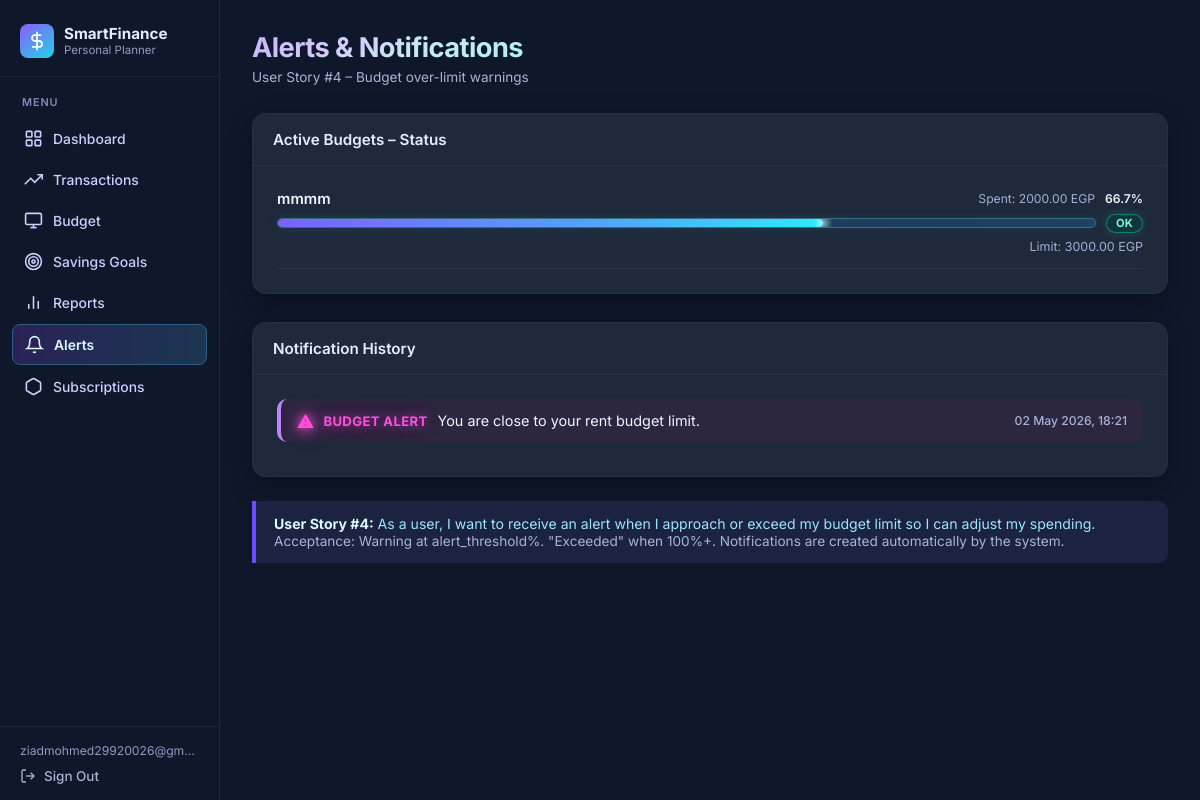
Screenshot of /alerts/ (signed in) with the database file from the repository.
### budget/models.py (models this page shows, shortened)
class Budget(models.Model):
    user            = models.ForeignKey(User, on_delete=models.CASCADE)
    category        = models.CharField(max_length=100)
    limit_amount    = models.DecimalField(max_digits=10, decimal_places=2)
    spent_amount    = models.DecimalField(max_digits=10, decimal_places=2, default=0)
    alert_threshold = models.IntegerField(default=90)
    start_date      = models.DateField()
    end_date        = models.DateField()
    def get_percentage(self):
        if self.limit_amount == 0:
            return 0
        return round((self.spent_amount / self.limit_amount) * 100, 1)
    def check_limit(self):
        if self.limit_amount == 0:
            return 'ok'
        pct = (self.spent_amount / self.limit_amount) * 100
        if pct >= 100:
            return 'exceeded'
        elif pct >= self.alert_threshold:
            return 'warning'
        return 'ok'
    class Meta:
        ordering = ['category']

class Notification(models.Model):
    TYPE_CHOICES = [
        ('BUDGET_ALERT',    'Budget Alert'),
        ('BUDGET_EXCEEDED', 'Budget Exceeded'),
        ('GOAL_COMPLETED',  'Goal Completed'),
        ('INFO',            'Info'),
    ]
    user       = models.ForeignKey(User, on_delete=models.CASCADE)
    message    = models.TextField()
    notif_type = models.CharField(max_length=20, choices=TYPE_CHOICES, default='INFO')
    is_read    = models.BooleanField(default=False)
    created_at = models.DateTimeField(auto_now_add=True)
    class Meta:
        ordering = ['-created_at']

### budget/views.py (the view)
# urls.py: path('alerts/', views.alerts_view, name='alerts'),
@login_required
def alerts_view(request):
    today = timezone.localdate()
    notifications = Notification.objects.filter(user=request.user)
    notifications.filter(is_read=False).update(is_read=True)
    budgets = Budget.objects.filter(user=request.user, start_date__lte=today, end_date__gte=today)
    budget_statuses = [{'budget': b, 'status': b.check_limit(), 'percentage': b.get_percentage()} for b in budgets]
    return render(request, 'budget/alerts.html', {
        'notifications': notifications,
        'budget_statuses': budget_statuses,
    })

### budget/templates/budget/alerts.html (shortened to what this page needs)
{% extends 'budget/base.html' %}
{% block content %}
<div class="page-header">
    <div>
        <h2>Alerts &amp; Notifications</h2>
        <p>User Story #4 – Budget over-limit warnings</p>
    </div>
</div>
<div class="card" style="margin-bottom:28px;">
    <div class="card-header">Active Budgets – Status</div>
    <div class="card-body">
        {% if budget_statuses %}
            {% for item in budget_statuses %}
            <div class="active-budget-item" style="padding-bottom:14px; border-bottom:1px solid #2a3458;">
                <div class="active-budget-top">
                    <div class="active-budget-name">
                        <span>{{ item.budget.category }}</span>
                    </div>
                    <span class="active-budget-amount">Spent: {{ item.budget.spent_amount }} EGP</span>
                    <span class="active-budget-percent">{{ item.percentage }}%</span>
                </div>
                <div class="active-budget-bottom">
                    <div class="progress-wrap">
                        <div class="progress-bar progress-blue"
                             data-width="{{ item.percentage }}"></div>
                    </div>
                    {% if item.status == 'exceeded' %}
                        <span class="budget-chip budget-chip-high">Exceeded</span>
                    {% elif item.status == 'warning' %}
                        <span class="budget-chip budget-chip-medium">Warning</span>
                    {% else %}
                        <span class="budget-chip budget-chip-low">OK</span>
                    {% endif %}
                </div>
                <div style="display:flex; justify-content:flex-end; margin-top:6px; font-size:0.78rem; color:#9fb0d3;">
                    Limit: {{ item.budget.limit_amount }} EGP
                </div>
            </div>
            {% endfor %}
        {% else %}
            <div class="empty-state">
                <p>No active budgets right now. Create one first!</p>
                <a href="{% url 'create_budget' %}" class="btn btn-primary">Create Budget</a>
            </div>
        {% endif %}
    </div>
</div>
<div class="card">
    <div class="card-header">Notification History</div>
    <div class="card-body">
        {% if notifications %}
            {% for n in notifications %}
            <div class="alert notif-history-alert {% if 'exceeded' in n.message|lower %}alert-error{% else %}alert-warning{% endif %}"
                 style="margin-bottom:10px;">
                <span class="warning-triangle warning-triangle--inline" aria-hidden="true">&#9888;</span>
                <div class="notif-body">
                    <strong class="notif-type-line">{{ n.get_notif_type_display }}</strong>
                    <span class="notif-msg-line">{{ n.message }}</span>
                    <small class="text-muted notif-time">{{ n.created_at|date:"d M Y, H:i" }}</small>
                </div>
            </div>
            {% endfor %}
        {% else %}
            <p class="text-muted" style="text-align:center; padding:20px;">
                No notifications yet. They will appear here when you approach a budget limit.
            </p>
        {% endif %}
    </div>
</div>
<div class="info-box">
    <strong>User Story #4:</strong> As a user, I want to receive an alert when I approach
    or exceed my budget limit so I can adjust my spending.<br>
    <span class="text-muted">
        Acceptance: Warning at alert_threshold%. "Exceeded" when 100%+.
        Notifications are created automatically by the system.
    </span>
</div>
{% endblock %}

### budget/templates/budget/base.html (shortened to what this page needs)
<!DOCTYPE html>
<html lang="en">
<head>
</head>
<body>
{% if user.is_authenticated %}
<aside class="sidebar">
    <div class="sidebar-brand">
        <div class="brand-icon">
            <svg viewBox="0 0 24 24" fill="none" stroke="currentColor" stroke-width="2">
                <line x1="12" y1="1" x2="12" y2="23"/><path d="M17 5H9.5a3.5 3.5 0 0 0 0 7h5a3.5 3.5 0 0 1 0 7H6"/>
            </svg>
        </div>
        <div class="brand-text">
            <div class="brand-name">SmartFinance</div>
            <div class="brand-sub">Personal Planner</div>
        </div>
    </div>
    <nav class="sidebar-nav">
        <div class="nav-section-label">Menu</div>
        <a href="{% url 'dashboard' %}"
           class="nav-item {% if request.resolver_match.url_name == 'dashboard' %}active{% endif %}">
            <svg class="nav-icon" viewBox="0 0 24 24" fill="none" stroke="currentColor" stroke-width="2">
                <rect x="3" y="3" width="7" height="7" rx="1"/><rect x="14" y="3" width="7" height="7" rx="1"/>
                <rect x="14" y="14" width="7" height="7" rx="1"/><rect x="3" y="14" width="7" height="7" rx="1"/>
            </svg>
            Dashboard
        </a>
        <a href="{% url 'transaction_list' %}"
           class="nav-item {% if request.resolver_match.url_name == 'transaction_list' or request.resolver_match.url_name == 'add_transaction' %}active{% endif %}">
            <svg class="nav-icon" viewBox="0 0 24 24" fill="none" stroke="currentColor" stroke-width="2">
                <polyline points="23 6 13.5 15.5 8.5 10.5 1 18"/><polyline points="17 6 23 6 23 12"/>
            </svg>
            Transactions
        </a>
        <a href="{% url 'budget_list' %}"
           class="nav-item {% if request.resolver_match.url_name == 'budget_list' or request.resolver_match.url_name == 'create_budget' %}active{% endif %}">
            <svg class="nav-icon" viewBox="0 0 24 24" fill="none" stroke="currentColor" stroke-width="2">
                <rect x="2" y="3" width="20" height="14" rx="2"/><line x1="8" y1="21" x2="16" y2="21"/>
                <line x1="12" y1="17" x2="12" y2="21"/>
            </svg>
            Budget
        </a>
        <a href="{% url 'goals' %}"
           class="nav-item {% if request.resolver_match.url_name == 'goals' or request.resolver_match.url_name == 'contribute' %}active{% endif %}">
            <svg class="nav-icon" viewBox="0 0 24 24" fill="none" stroke="currentColor" stroke-width="2">
                <circle cx="12" cy="12" r="10"/><circle cx="12" cy="12" r="6"/><circle cx="12" cy="12" r="2"/>
            </svg>
            Savings Goals
        </a>
        <a href="{% url 'reports' %}"
           class="nav-item {% if request.resolver_match.url_name == 'reports' %}active{% endif %}">
            <svg class="nav-icon" viewBox="0 0 24 24" fill="none" stroke="currentColor" stroke-width="2">
                <line x1="18" y1="20" x2="18" y2="10"/><line x1="12" y1="20" x2="12" y2="4"/>
                <line x1="6" y1="20" x2="6" y2="14"/>
            </svg>
            Reports
        </a>
        <a href="{% url 'alerts' %}"
           class="nav-item {% if request.resolver_match.url_name == 'alerts' %}active{% endif %}">
            <svg class="nav-icon" viewBox="0 0 24 24" fill="none" stroke="currentColor" stroke-width="2">
                <path d="M18 8A6 6 0 0 0 6 8c0 7-3 9-3 9h18s-3-2-3-9"/>
                <path d="M13.73 21a2 2 0 0 1-3.46 0"/>
            </svg>
            Alerts
        </a>
        <a href="{% url 'subscriptions' %}"
           class="nav-item {% if request.resolver_match.url_name == 'subscriptions' or request.resolver_match.url_name == 'pay_subscription' %}active{% endif %}">
            <svg class="nav-icon" viewBox="0 0 24 24" fill="none" stroke="currentColor" stroke-width="2">
                <path d="M21 16V8a2 2 0 0 0-1-1.73l-7-4a2 2 0 0 0-2 0l-7 4A2 2 0 0 0 3 8v8a2 2 0 0 0 1 1.73l7 4a2 2 0 0 0 2 0l7-4A2 2 0 0 0 21 16z"/>
            </svg>
            Subscriptions
        </a>
    </nav>
    <div class="sidebar-footer">
        <div class="sidebar-user-name">{{ user.email|default:user.username }}</div>
        <a href="{% url 'logout' %}" class="sidebar-signout">
            <svg width="16" height="16" viewBox="0 0 24 24" fill="none" stroke="currentColor" stroke-width="2">
                <path d="M9 21H5a2 2 0 0 1-2-2V5a2 2 0 0 1 2-2h4"/>
                <polyline points="16 17 21 12 16 7"/><line x1="21" y1="12" x2="9" y2="12"/>
            </svg>
            Sign Out
        </a>
    </div>
</aside>
<div class="main-wrapper">
{% endif %}
<main>
    {% block content %}{% endblock %}
</main>
{% if user.is_authenticated %}
</div>
{% else %}
</div>
{% endif %}
</body>
</html>

### rows the page displays
Budget: budget.category "mmmm", budget.spent_amount "2000.00", percentage "66.7", budget.limit_amount "3000.00"
Notification: notif_type "BUDGET ALERT", message "You are close to your rent budget limit.", created_at "02 May 2026, 18:21"

### other values shown
{{ user.email|default:user.username }} "ziadmohmed29920026@gm…"
